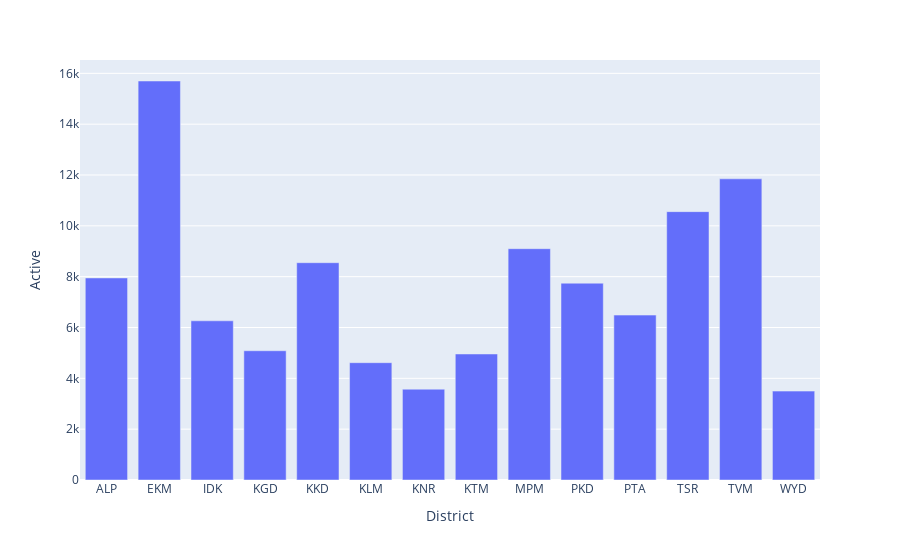

The code cell stored with this chart in its notebook:
### Markdown cell above
# Active Cases in Kerala(BAR)

### Code cell
fig_c = px.bar(df, x = 'District', y = 'Active')
fig_c.show()

### Figure 1 — Plotly figure (JSON) as saved in the notebook; plotly's stock layout.template omitted (floating-point values rounded to 4 significant figures)
{"data": [{"alignmentgroup": "True", "hovertemplate": "District=%{x}<br>Active=%{y}<extra></extra>", "legendgroup": "", "marker": {"color": "#636efa"}, "name": "", "offsetgroup": "", "orientation": "v", "showlegend": false, "textposition": "auto", "type": "bar", "x": ["ALP", "EKM", "IDK", "KGD", "KKD", "KLM", "KNR", "KTM", "MPM", "PKD", "PTA", "TSR", "TVM", "WYD"], "xaxis": "x", "y": [7950, 15699, 6264, 5086, 8550, 4616, 3573, 4958, 9101, 7744, 6489, 10559, 11850, 3497], "yaxis": "y"}], "layout": {"barmode": "relative", "legend": {"tracegroupgap": 0}, "margin": {"t": 60}, "xaxis": {"anchor": "y", "domain": [0, 1], "title": {"text": "District"}}, "yaxis": {"anchor": "x", "domain": [0, 1], "title": {"text": "Active"}}}}
